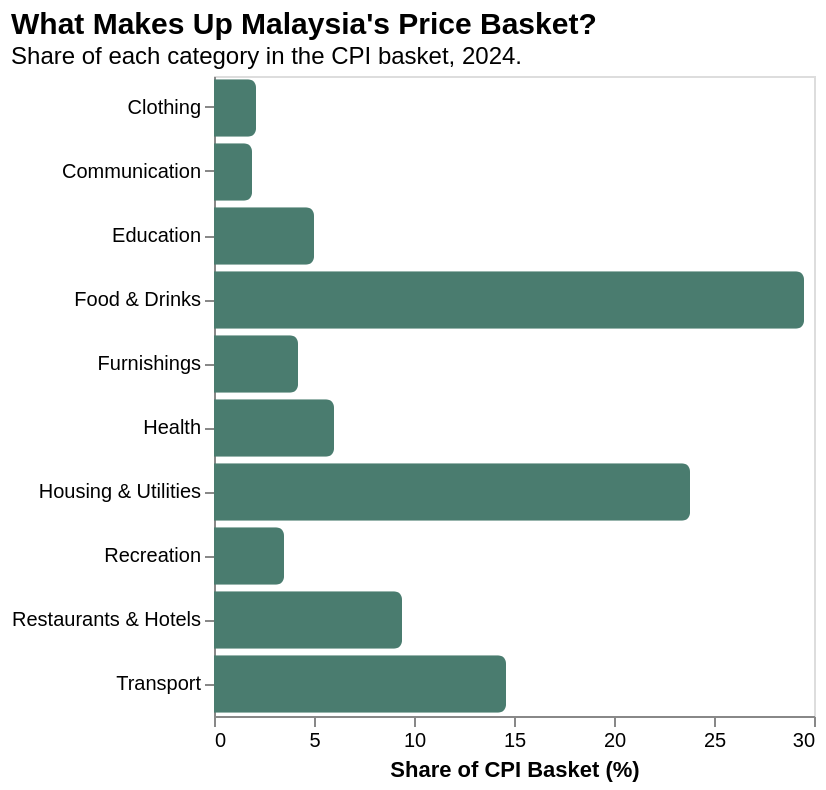

Source (Vega-Lite JSON):
### Vega-Lite specification from a JSON file in a GitHub repository (floating-point values rounded to 4 significant figures)
{"$schema": "https://vega.github.io/schema/vega-lite/v5.json", "title": {"text": "What Makes Up Malaysia's Price Basket?", "subtitle": "Share of each category in the CPI basket, 2024.", "anchor": "start", "fontSize": 15, "subtitleFontSize": 12}, "width": "container", "height": 320, "layer": [{"data": {"values": [{"category": "Food & Drinks", "weight": 29.5}, {"category": "Housing & Utilities", "weight": 23.8}, {"category": "Transport", "weight": 14.6}, {"category": "Restaurants & Hotels", "weight": 9.4}, {"category": "Health", "weight": 6.0}, {"category": "Education", "weight": 5.0}, {"category": "Furnishings", "weight": 4.2}, {"category": "Recreation", "weight": 3.5}, {"category": "Clothing", "weight": 2.1}, {"category": "Communication", "weight": 1.9}]}, "mark": {"type": "bar", "cornerRadiusEnd": 4}, "encoding": {"y": {"field": "category", "type": "nominal", "sort": "-x", "title": null}, "x": {"field": "weight", "type": "quantitative", "title": "Share of CPI Basket (%)", "axis": {"grid": false}}, "color": {"value": "#4a7c6f"}, "tooltip": [{"field": "category", "title": "Category"}, {"field": "weight", "title": "Basket Share (%)", "format": ".1f"}]}}, {"data": {"values": [{"x": 18, "category": "Furnishings", "label": "food + housing = 53%"}, {"x": 5, "category": "Communication", "label": "smallest basket share"}]}, "mark": {"type": "text", "fontSize": 10.5, "color": "#black", "align": "left", "dx": 6}, "encoding": {"x": {"field": "x", "type": "quantitative"}, "y": {"field": "category", "type": "nominal"}, "text": {"field": "label"}}}]}
